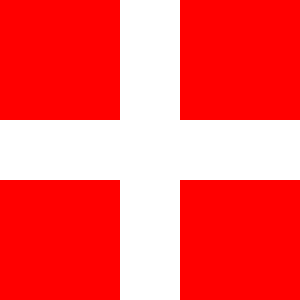

Reproduce this figure in Python.
"""
Exercise 1.3.1: Flags (Array Slicing) - Switzerland Flag (Complete Solution)

Demonstrates combining horizontal and vertical slicing to create complex patterns.
This is the complete solution for Exercise 3 (Re-code phase).

Author: Claude (NumPy-to-GenAI Project)
Date: 2025-01-30

Thesis Metadata:
    Framework: F1-Hands-On
    Module: Module_01_pixel_fundamentals
    Exercise Type: Re-code
    Cognitive Load: Medium
    New Concepts: [combining slices, centering elements, overlapping rectangles]
    Prerequisites: [column slicing (Exercise 1), row slicing (Exercise 2)]

Research Question Contributions:
    RQ1 (Framework Design): Demonstrates synthesis of vertical and horizontal slicing
    RQ2 (Cognitive Load): Requires combining two previous concepts (manageable complexity)
    RQ4 (Assessment): Tests conceptual understanding (cross = overlapping rectangles) and technical skill (centering calculations)
    RQ5 (Transfer): Prepares for complex compositions in tiling (Module 1.3.2-1.3.4)

Learning Objectives:
    - Combine horizontal and vertical slicing in single composition
    - Calculate centered positions using integer division
    - Understand overlapping rectangular regions
"""

import numpy as np
from PIL import Image

# Step 1: Create square flag (Switzerland uses 1:1 ratio)
size = 300
flag = np.zeros((size, size, 3), dtype=np.uint8)

# Step 2: Fill entire background with red
flag[:, :] = [255, 0, 0]  # Swiss red

# Step 3: Create white vertical bar (centered)
# Bar width is 1/5 of total size
bar_width = size // 5  # 60 pixels
left = (size - bar_width) // 2  # 120
right = left + bar_width  # 180
flag[:, left:right, :] = 255  # White vertical bar

# Step 4: Create white horizontal bar (centered)
# Bar height is 1/5 of total size
bar_height = size // 5  # 60 pixels
top = (size - bar_height) // 2  # 120
bottom = top + bar_height  # 180
flag[top:bottom, :, :] = 255  # White horizontal bar

# Step 5: Save the flag
result = Image.fromarray(flag, mode='RGB')
result.save('switzerland_flag.png')

print("Switzerland flag created successfully!")
print(f"Output saved as: switzerland_flag.png")
print(f"Flag dimensions: {flag.shape} (height, width, channels)")
print(f"Cross dimensions: {bar_height}x{bar_width} pixels")
